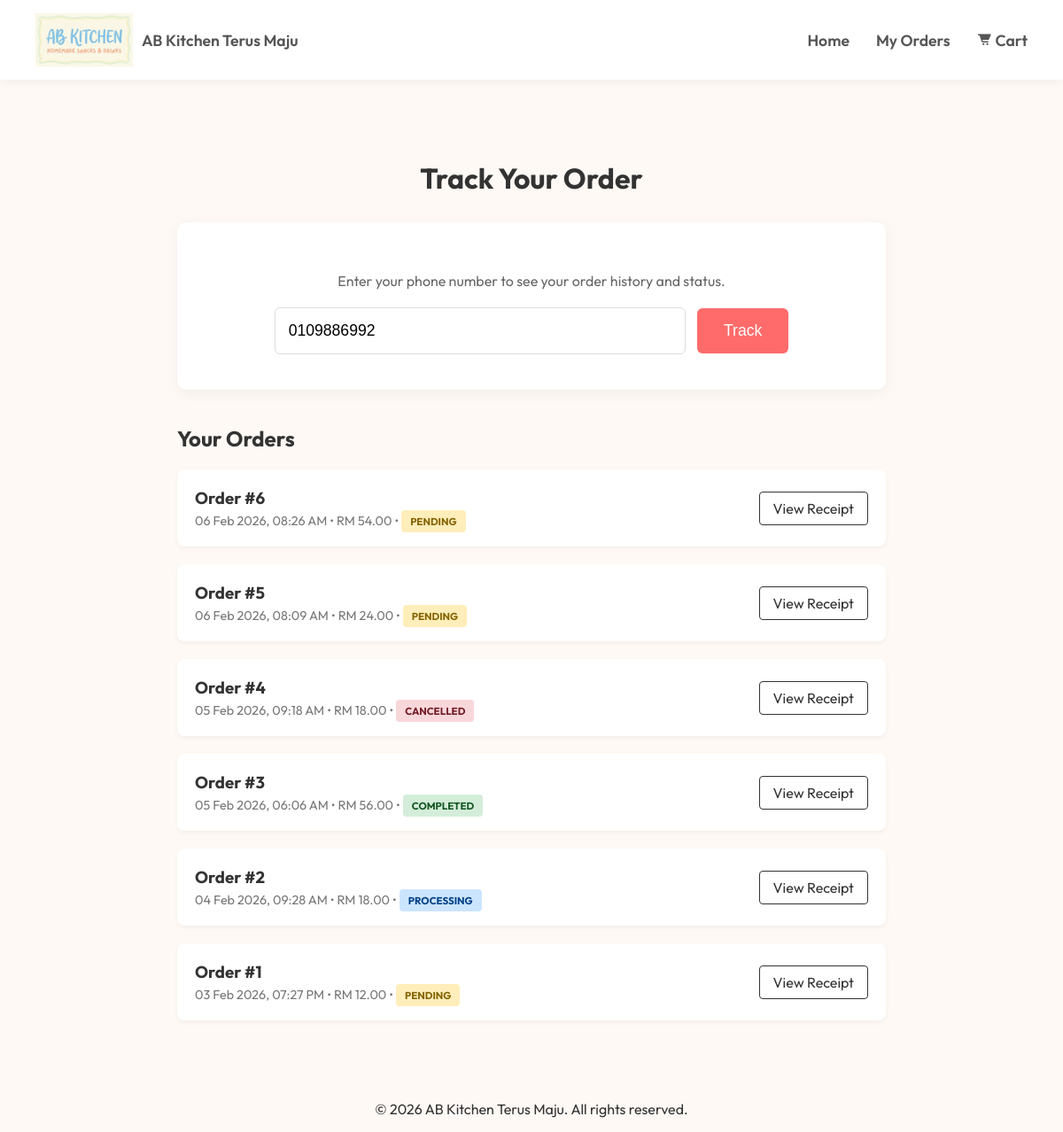
Before: /pages/shop/track_order.php?phone=0109886992 with the older database file.
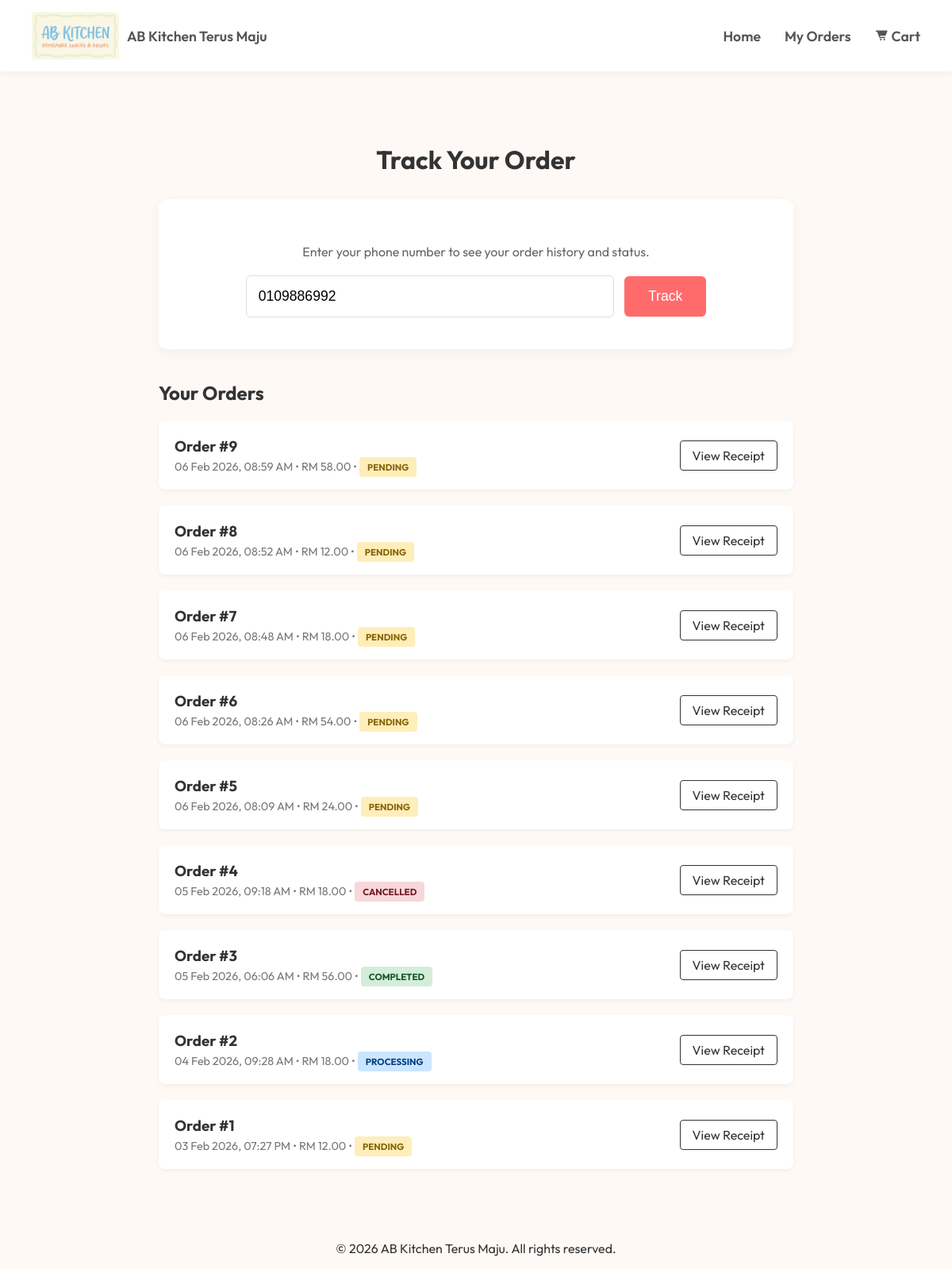
After: the same page with the newer database file.
### tables this page shows
CREATE TABLE orders (
                id INTEGER PRIMARY KEY AUTOINCREMENT,
                user_id INTEGER, -- Cashier who processed the order
                customer_name TEXT, -- Optional, for reference
                total_amount REAL NOT NULL DEFAULT 0.00,
                status TEXT DEFAULT 'completed', -- 'pending', 'completed', 'cancelled'
                created_at DATETIME DEFAULT CURRENT_TIMESTAMP, customer_email TEXT, customer_phone TEXT, delivery_method TEXT DEFAULT 'pickup', shipping_address TEXT, payment_method TEXT DEFAULT 'manual', receipt_image TEXT,
                FOREIGN KEY (user_id) REFERENCES users(id) ON DELETE SET NULL
            );

### pages/shop/track_order.php (the view, shortened to what this page needs)
<?php
require_once '../../config/db.php';
$orders = [];
$phone = '';
if ($_SERVER['REQUEST_METHOD'] === 'GET' && isset($_GET['phone'])) {
    $phone = trim($_GET['phone']);
    if (!empty($phone)) {
        try {
            $stmt = $pdo->prepare("SELECT * FROM orders WHERE customer_phone = ? ORDER BY created_at DESC");
            $stmt->execute([$phone]);
            $orders = $stmt->fetchAll();
        } catch (Exception $e) {
            $error = "Error fetching orders.";
        }
    }
}
?>
<!DOCTYPE html>
<html lang="en">
<head>
    <link href='https://unpkg.com/boxicons@2.1.4/css/boxicons.min.css' rel='stylesheet'>
    <link rel="stylesheet" href="../../styles/shop.css">
</head>
<body>
    <?php include 'header.php'; ?>
    <div class="track-container">
        <h1 style="text-align:center;margin-bottom:30px;">Track Your Order</h1>
        <div class="search-box">
            <p style="margin-bottom:20px;color:#666;">Enter your phone number to see your order history and status.</p>
            <form method="GET">
                <input type="tel" name="phone" value="<?= htmlspecialchars($phone) ?>" class="search-input" placeholder="e.g. 0123456789" required>
                <button type="submit" class="btn-track">Track</button>
            </form>
        </div>
        <?php if (!empty($orders)): ?>
        <div class="order-list">
            <h2 style="margin-bottom:20px;">Your Orders</h2>
            <?php foreach ($orders as $o): ?>
            <div class="order-card">
                <div class="order-info">
                    <h3>Order #<?= $o['id'] ?></h3>
                    <div class="order-meta">
                        <?= date('d M Y, h:i A', strtotime($o['created_at'])) ?> &bull;
                        RM <?= number_format($o['total_amount'], 2) ?> &bull;
                        <span class="badge status-<?= $o['status'] ?>"><?= $o['status'] ?></span>
                    </div>
                </div>
                <div>
                    <a href="/order-success?id=<?= $o['id'] ?>" class="btn-view">View Receipt</a>
                </div>
            </div>
            <?php endforeach; ?>
        </div>
        <?php endif; ?>
    </div>
    <?php include '../../footer.php'; ?>
</body>
</html>

Changed rows visible on the page:
added orders: id "9", created_at "06 Feb 2026, 08:59 AM", total_amount "58.00", status "PENDING"
added orders: id "8", created_at "06 Feb 2026, 08:52 AM", total_amount "12.00", status "PENDING"
added orders: id "7", created_at "06 Feb 2026, 08:48 AM", total_amount "18.00", status "PENDING"
